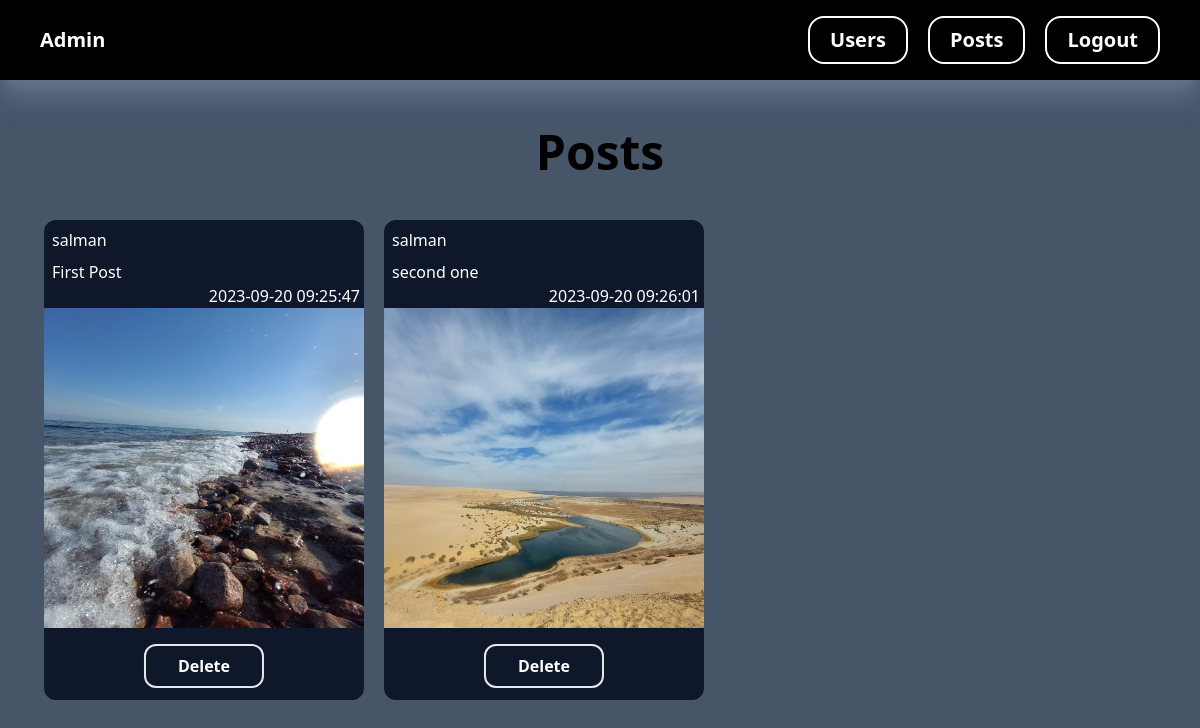
The app's page /allPosts (signed in) with its own data.
### tables this page shows
CREATE TABLE posts(
        id INTEGER PRIMARY KEY AUTOINCREMENT,
        Caption TEXT NOT NULL,
        imageurl TEXT NOT NULL,
        timestamp TIMESTAMP DEFAULT CURRENT_TIMESTAMP,
        userid INTEGER NOT NULL,
        FOREIGN KEY (userid) REFERENCES users (id)
        );

CREATE TABLE users (
            id INTEGER PRIMARY KEY AUTOINCREMENT,
            username TEXT NOT NULL UNIQUE,    
            Email TEXT NOT NULL UNIQUE ,
            password TEXT NOT NULL,
            imageurl TEXT NOT NULL           
            );

### app.py (the view)
@app.route("/allPosts")
def allposts():
    if 'username' in session and session['username'] == 'Admin':
        posts = appDB.getAllPosts(connection)
        return render_template("AdminView.html", posts=posts)
    else:
        return "You are not authorized to access this page."

### appDB.py (called while the page is built)
def getAllPosts(conn):
    cursor=conn.cursor()
    query = "SELECT users.imageurl, users.username, posts.imageurl, posts.timestamp, posts.Caption , posts.id FROM posts JOIN users ON posts.userid = users.id WHERE posts.userid IS NOT NULL"
    cursor.execute(query)
    return cursor.fetchall()

### templates/AdminView.html (shortened to what this page needs)
<!DOCTYPE html>
<html lang="en">
  <head>
    <link rel="stylesheet" href="/static/css/main.css" />
  </head>
  <body>
    <div class="h-screen bg-slate-600">
      <div
        class="flex justify-between w-full items-center bg-black shadow-xl shadow-slate-500 h-20 text-white p-10 font-bold text-xl"
      >
        <a href="/">Admin</a>
        <div class="flex gap-5">
          <a href="/">
            <button
              class="border-white border-2 p-2 rounded-2xl hover:shadow-md hover:shadow-slate-100 px-5 hover:bg-blue-800"
            >
              Users
            </button>
          </a>
          <a href="/allPosts">
            <button
              class="border-white border-2 p-2 rounded-2xl hover:shadow-md hover:shadow-slate-100 px-5 hover:bg-blue-800"
            >
              Posts
            </button>
          </a>
          <a href="/logout">
            <button
              class="border-white border-2 p-2 rounded-2xl hover:shadow-md hover:shadow-slate-100 px-5 hover:bg-blue-800"
            >
              Logout
            </button>
          </a>
        </div>
      </div>
      <div class="flex flex-col mt-12 text-center">
        <h1 class="font-bold text-5xl">Posts</h1>
        <div class="flex flex-wrap p-11 gap-5">
          {% for post in posts %}
          <div
            class="w-[20rem] h-[30rem] rounded-xl relative bg-slate-900 text-white"
          >
            <p class="text-left p-2">{{post[1]}}</p>
            <p class="text-left px-2">{{post[4]}}</p>
            <p class="text-right px-1">{{post[3]}}</p>
            <div class="w-[20rem] h-[20rem]">
              <img src="{{post[2]}}" alt="" class="h-full w-full" />
            </div>
            <a
              class="border-2 font-bold rounded-xl px-8 py-2 hover:bg-black hover:text-white absolute left-[50%] translate-x-[-50%] bottom-3"
              href="{{url_for('delete_post' , id=post[5])}}"
            >
              Delete
            </a>
          </div>
          {%endfor%}
        </div>
      </div>
    </div>
  </body>
</html>

### static/css/main.css (style rules this page uses)
html { line-height: 1.5; -webkit-text-size-adjust: 100%; -moz-tab-size: 4; -o-tab-size: 4; tab-size: 4; font-family: ui-sans-serif, system-ui, -apple-system, BlinkMacSystemFont, "Segoe UI", Roboto, "Helvetica Neue", Arial, "Noto Sans", sans-serif, "Apple Color Emoji", "Segoe UI Emoji", "Segoe UI Symbol", "Noto Color Emoji"; font-feature-settings: normal; font-variation-settings: normal; }
body { margin: 0; line-height: inherit; }
h1, h2, h3, h4, h5, h6 { font-size: inherit; font-weight: inherit; }
a { color: inherit; text-decoration: inherit; }
button, input, optgroup, select, textarea { font-family: inherit; font-feature-settings: inherit; font-variation-settings: inherit; font-size: 100%; font-weight: inherit; line-height: inherit; color: inherit; margin: 0; padding: 0; }
button, select { text-transform: none; }
button, [type='button'], [type='reset'], [type='submit'] { -webkit-appearance: button; background-color: transparent; background-image: none; }
blockquote, dl, dd, h1, h2, h3, h4, h5, h6, hr, figure, p, pre { margin: 0; }
button, [role="button"] { cursor: pointer; }
img, svg, video, canvas, audio, iframe, embed, object { display: block; vertical-align: middle; }
img, video { max-width: 100%; height: auto; }
.absolute { position: absolute; }
.relative { position: relative; }
.bottom-3 { bottom: 0.75rem; }
.left-\[50\%\] { left: 50%; }
.mt-12 { margin-top: 3rem; }
.flex { display: flex; }
.h-20 { height: 5rem; }
.h-\[20rem\] { height: 20rem; }
.h-\[30rem\] { height: 30rem; }
.h-full { height: 100%; }
.h-screen { height: 100vh; }
.w-\[20rem\] { width: 20rem; }
.w-full { width: 100%; }
.translate-x-\[-50\%\] { --tw-translate-x: -50%; transform: translate(var(--tw-translate-x), var(--tw-translate-y)) rotate(var(--tw-rotate)) skewX(var(--tw-skew-x)) skewY(var(--tw-skew-y)) scaleX(var(--tw-scale-x)) scaleY(var(--tw-scale-y)); }
.flex-col { flex-direction: column; }
.flex-wrap { flex-wrap: wrap; }
.items-center { align-items: center; }
.justify-between { justify-content: space-between; }
.gap-5 { gap: 1.25rem; }
.rounded-2xl { border-radius: 1rem; }
.rounded-xl { border-radius: 0.75rem; }
.border-2 { border-width: 2px; }
.border-white { --tw-border-opacity: 1; border-color: rgb(255 255 255 / var(--tw-border-opacity)); }
.bg-black { --tw-bg-opacity: 1; background-color: rgb(0 0 0 / var(--tw-bg-opacity)); }
.bg-slate-600 { --tw-bg-opacity: 1; background-color: rgb(71 85 105 / var(--tw-bg-opacity)); }
.bg-slate-900 { --tw-bg-opacity: 1; background-color: rgb(15 23 42 / var(--tw-bg-opacity)); }
.p-10 { padding: 2.5rem; }
.p-11 { padding: 2.75rem; }
.p-2 { padding: 0.5rem; }
.px-1 { padding-left: 0.25rem; padding-right: 0.25rem; }
.px-2 { padding-left: 0.5rem; padding-right: 0.5rem; }
.px-5 { padding-left: 1.25rem; padding-right: 1.25rem; }
.px-8 { padding-left: 2rem; padding-right: 2rem; }
.py-2 { padding-top: 0.5rem; padding-bottom: 0.5rem; }
.text-left { text-align: left; }
.text-center { text-align: center; }
.text-right { text-align: right; }
.text-5xl { font-size: 3rem; line-height: 1; }
.text-xl { font-size: 1.25rem; line-height: 1.75rem; }
.font-bold { font-weight: 700; }
.text-white { --tw-text-opacity: 1; color: rgb(255 255 255 / var(--tw-text-opacity)); }
.shadow-xl { --tw-shadow: 0 20px 25px -5px rgb(0 0 0 / 0.1), 0 8px 10px -6px rgb(0 0 0 / 0.1); --tw-shadow-colored: 0 20px 25px -5px var(--tw-shadow-color), 0 8px 10px -6px var(--tw-shadow-color); box-shadow: var(--tw-ring-offset-shadow, 0 0 #0000), var(--tw-ring-shadow, 0 0 #0000), var(--tw-shadow); }
.shadow-slate-500 { --tw-shadow-color: #64748b; --tw-shadow: var(--tw-shadow-colored); }

### records on screen
posts: username "salman", Caption "First Post", timestamp "2023-09-20 09:25:47", imageurl (picture)
posts: username "salman", Caption "second one", timestamp "2023-09-20 09:26:01", imageurl (picture)
